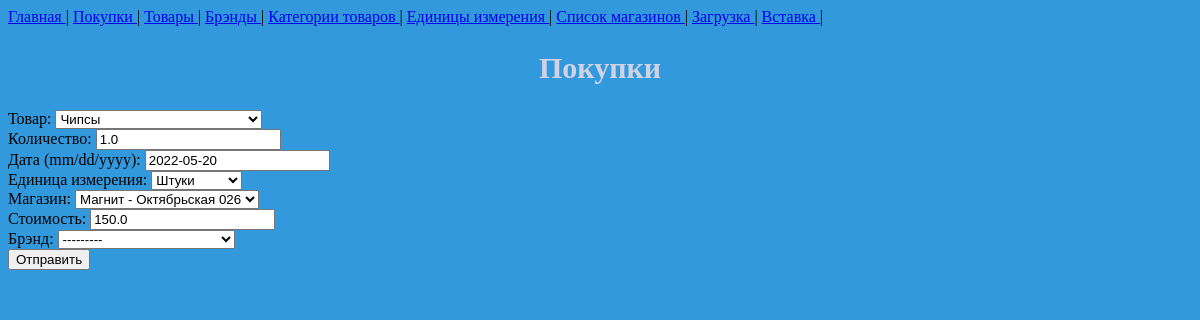
/buy/1, run on the app's committed database.
### buy/models.py (models this page shows, shortened)
class Buy(models.Model):
    product = models.ForeignKey(Product, on_delete=models.PROTECT)
    amount = models.FloatField(validators=[MinValueValidator(0), ])
    date = models.DateField()
    unit = models.ForeignKey(Unit, on_delete=models.PROTECT)
    magazine = models.ForeignKey(Magazine, models.PROTECT)
    price = models.FloatField(validators=[MinValueValidator(0), ])
    brand = models.ForeignKey(Brand, models.PROTECT, null=True, blank=True)

### buy/views.py (the view)
# urls.py: path('buy/<int:pk>', views.UpdateBuy.as_view(), name='update-buy'),
class UpdateBuy(UpdateView):
    model = Buy
    form_class = BuyForm
    template_name = 'buy/buy.html'
    success_url = '/buy'

### buy/forms.py
class BuyForm(forms.ModelForm):
    class Meta:
        model = Buy
        fields = '__all__'
        labels = {
            'product': 'Товар',
            'amount': 'Количество',
            'date': 'Дата (mm/dd/yyyy)',
            'unit': 'Единица измерения',
            'magazine': 'Магазин',
            'price': 'Стоимость',
            'brand': 'Брэнд'
        }

### buy/models.py (called while the page is built)
    def __str__(self):
        return self.name

    def __str__(self):
        return self.name

    def __str__(self):
        return self.name

    def __str__(self):
        return f'{self.name} - {self.address}'

### buy/templates/buy/buy.html (shortened to what this page needs)
{% extends 'buy/base.html' %}
{% block content %}
    {% include 'includes/navbar.html' %}
    <h2>Покупки  </h2>
    <form method="post">
        {% for field in form %}
            <div class="form-style {% if field.errors %} errors {% endif %} ">
                {{ field.label_tag }}
                {{ field }}
            </div>
        {% endfor %}
        <button type="submit">Отправить</button>
    </form>
{% endblock %}

### static/css/base.css (style rules this page uses)
html { background-color: #3199dc; }
h2 { color: #d2d2e5; text-align: center; font-family: "Comic Sans MS", "Comic Sans", cursive; font-size: 30px; }

### data on the page
Buy: form "Чипсы" "1.0" "2022-05-20" "Штуки" "Магнит - Октябрьская 026" "150.0" "---------"

### other printed values
{{ field.label_tag }} "Товар:" "Количество:" "Дата (mm/dd/yyyy):" "Единица измерения:" "Магазин:" "Стоимость:" "Брэнд:"
